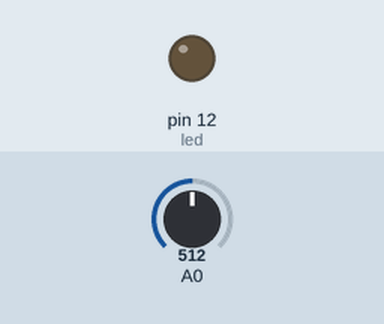
Simulated run of this sketch. Board: Arduino Uno, built with avr-gcc and run on an emulated ATmega328P. Shown: output pins drawn as LEDs (lit = HIGH). The inputs (shaded band) are chosen by the test bench; at power-on: A0 = 512. What the sketch prints to the serial monitor is not drawn.

Above: at 2.5 s.
At 7.5 s:
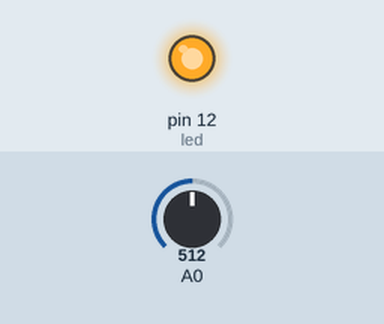
Timing chart, 0 to 39.0 s (numbered marks = the images above):
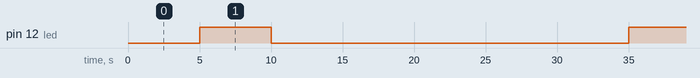

The sketch:

OD_sensor_4-0.ino
```cpp
byte led = 12;

// BSL measurement
unsigned long measure_aoc();

unsigned int int_time = 5000;
unsigned long aoc = 0;


//##############################################

void setup() {
  pinMode(led, OUTPUT);

  Serial.begin(112500);
}

//##############################################

void loop() {

  aoc = measure_aoc();
  Serial.println(aoc);

  delay(20000);
}
//##############################################
unsigned long measure_aoc(){
  unsigned long blank = 0;
  unsigned long aoc_time = 0;
  aoc_time = millis();

  while(millis() < aoc_time+int_time){
    int input = analogRead(A0);
    blank += 1023 - input;
  }

  digitalWrite(led, HIGH);
  aoc = 0;

  aoc_time = millis();

  while(millis() < aoc_time+int_time){
    int input = analogRead(A0);
    aoc += 1023 - input;
  }

  aoc = aoc - blank;

  digitalWrite(led, LOW);

  return(aoc);
}


//##############################################
```

Measured:
- by itself, pin 12 (led): alternates HIGH for 5.0 s and LOW for 25.0 s
